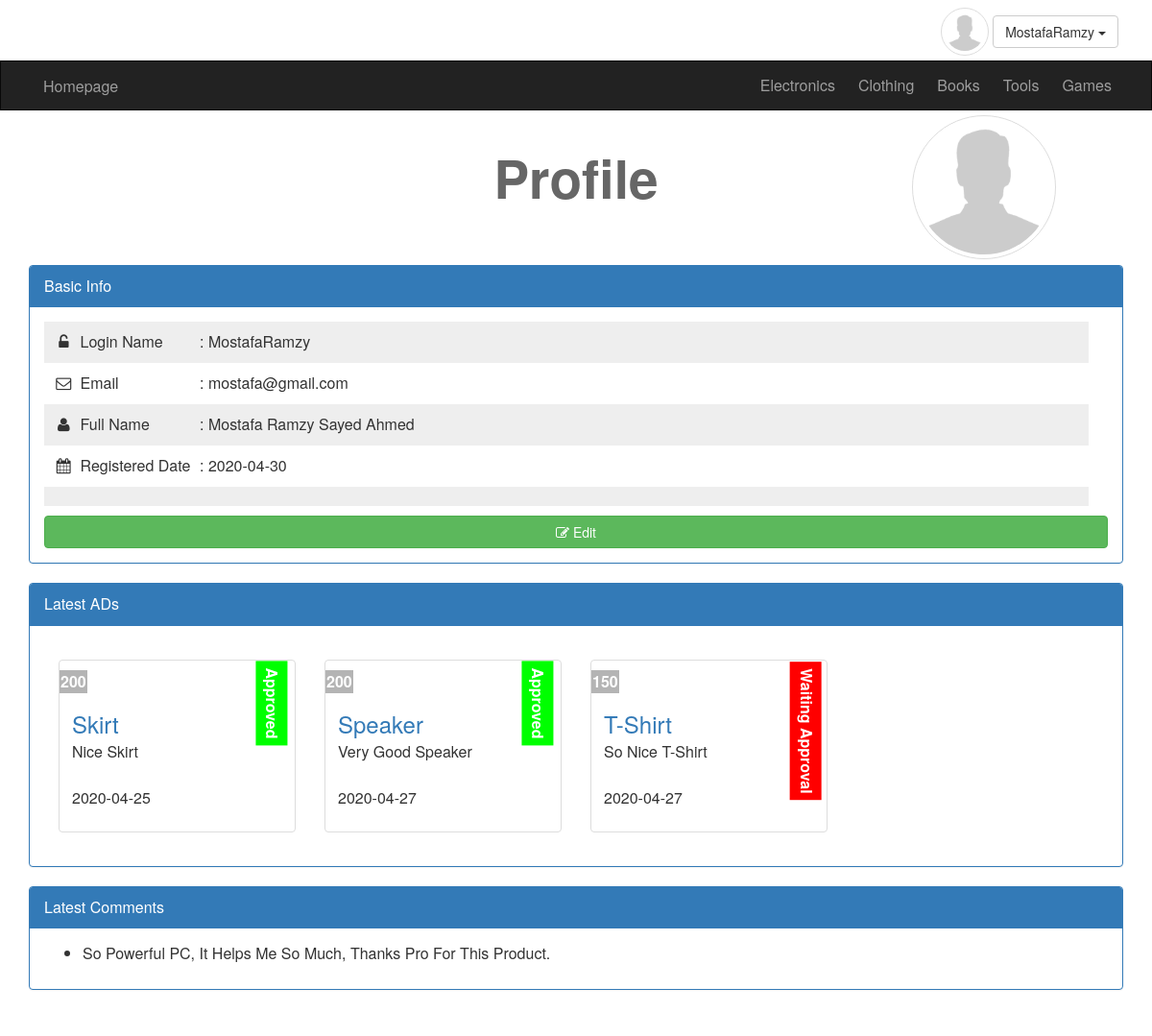
Screenshot of /profile.php?userid=71 (signed in) with the database file from the repository.
### tables this page shows
CREATE TABLE `users` (
  `UserID` int(11) NOT NULL,
  `Username` varchar(255) NOT NULL,
  `Email` varchar(255) NOT NULL,
  `Password` varchar(255) NOT NULL,
  `Fullname` varchar(255) NOT NULL,
  `GroupID` int(3) NOT NULL DEFAULT 0,
  `TrustStatus` int(3) NOT NULL DEFAULT 0,
  `RegistrationStatus` tinyint(4) NOT NULL DEFAULT 0,
  `Date` date NOT NULL,
  `UserImage` varchar(255) NOT NULL
);

CREATE TABLE `categories` (
  `CategoryID` int(11) NOT NULL,
  `CategoryParent` int(11) NOT NULL DEFAULT 0,
  `CategoryName` varchar(255) NOT NULL,
  `CategoryDescription` text NOT NULL,
  `CategoryOrder` int(11) DEFAULT NULL,
  `CategoryVisibility` tinyint(4) NOT NULL DEFAULT 0,
  `CategoryADs` tinyint(4) NOT NULL DEFAULT 0,
  `CategoryComments` tinyint(4) NOT NULL DEFAULT 0
);

CREATE TABLE `items` (
  `ItemID` int(11) NOT NULL,
  `ItemName` varchar(255) NOT NULL,
  `ItemDescription` text NOT NULL,
  `ItemPrice` text NOT NULL,
  `ItemDate` date NOT NULL,
  `ItemCountry` varchar(255) NOT NULL,
  `ItemImage` varchar(255) NOT NULL,
  `ItemStatus` varchar(255) NOT NULL,
  `ItemRating` smallint(6) NOT NULL,
  `ItemApproval` tinyint(4) NOT NULL DEFAULT 0,
  `ItemTags` varchar(255) NOT NULL,
  `User_ID` int(11) NOT NULL,
  `Category_ID` int(11) NOT NULL
);

CREATE TABLE `comments` (
  `CommentID` int(11) NOT NULL,
  `CommentContent` text NOT NULL,
  `CommentStatus` tinyint(4) NOT NULL,
  `Date` date NOT NULL,
  `Item_ID` int(11) NOT NULL,
  `User_ID` int(11) NOT NULL
);

### profile.php (the view, shortened to what this page needs)
<?php
include "includes/templates/navbar.php";
include "includes/templates/header.php";
if(isset($_SESSION['User']))
{
?>
<div class="container">
	<h1 class="text-center">Profile</h1>
</div>
<div class="profile-info">
	<div class="container">
	<div class="panel panel-primary">
		<div class="panel-heading">Basic Info</div>
		<div class="panel-body">
		<ul class='list-unstyled'>
<?php
	if(isset($_GET['userid']) && is_numeric($_GET['userid']))
		   {
			   $userid = intval($_GET['userid']);
		   }
	   else
		   {
			   $userid = 0;
		   }
$sql1 = "SELECT * FROM users WHERE UserID = '{$userid}' LIMIT 1";
$result1 = mysqli_query($conn, $sql1);
$rows1 = mysqli_fetch_all($result1,MYSQLI_ASSOC);
	foreach($rows1 as $row1)
	{
	if(! empty($row1['UserImage']))
	{
  echo "<img alt='Profile Picture' class='profile-image img-thumbnail img-circle' src='uploads\user_image\\" . $row1['UserImage'] ."'>";
	}
else
	{
		echo "<img alt='Profile Picture' class='profile-image img-thumbnail img-circle' src='uploads\user_image\\" . 'no_image.png' ."'>";
	}
		echo '<ul class="list-unstyled">';
					echo "<li>";
						echo '<i class="fa fa-unlock-alt fa-fw"></i>';
						echo '<span>Login Name</span> : '.$row1['Username'];
					echo "</li>";
					echo "<li>";
						echo '<i class="fa fa-envelope-o fa-fw"></i>';
						echo '<span>Email</span> : '.$row1['Email'];
					echo "</li>";
					echo "<li>";
						echo '<i class="fa fa-user fa-fw"></i>';
						echo '<span>Full Name</span> : '.$row1['Fullname'];
					echo "</li>";
					echo "<li>";
						echo '<i class="fa fa-calendar fa-fw"></i>';
						echo '<span>Registered Date</span> : '.$row1['Date'];
					echo "<li>";
		echo '</ul>';
	}
?>
		</ul>
<?php
		echo "<a href='profile_edit.php?userid=" . $row1['UserID'] . "'
										class='edit-profile btn btn-success'><i class='fa fa-edit'></i> Edit</a>";
?>
		</div>
	</div>
</div>
</div>
<div id="profile-ads" class="profile-ads">
<div class="container">
	<div class="panel panel-primary">
		<div class="panel-heading">Latest ADs</div>
		<div class="panel-body">
<?php
$sql2 = "SELECT * FROM items WHERE User_ID = '{$row1['UserID']}'";
$result2 = mysqli_query($conn, $sql2);
$rows2 = mysqli_fetch_all($result2,MYSQLI_ASSOC);
if (! empty($rows2))
{
	foreach($rows2 as $row2)
	{
		echo '<div class="col-sm-6 col-md-3">';
			echo '<div class="thumbnail item-box">';
				echo '<span class="price-tag">' . $row2['ItemPrice'] . '</span>';
		if($row2['ItemApproval'] == 0) {echo "<span class='not-approved'>Waiting Approval</span>";}
		else {echo "<span class='approved'>Approved</span>";}
				echo '<div class="caption">';
					echo "<h3><a href='item.php?itemid=" . $row2['ItemID'] . "'>". $row2['ItemName'] ."</a></h3>";
					echo '<p>' . $row2['ItemDescription'] . '</p>';
					echo "<p class='date'>" . $row2['ItemDate'] . '</p>';
				echo '</div>';
			echo '</div>';
		echo '</div>';
	}
}
else
{
	echo "<div class='text-center'>There Are No Items To Show, Create <a href='item_add'>New AD</a></div>";
}
?>
		</div>
	</div>
</div>
</div>
<div class="profile-comments">
<div class="container">
	<div class="panel panel-primary">
		<div class="panel-heading">Latest Comments</div>
		<div class="panel-body">
<?php
$sql3 = "SELECT * FROM comments WHERE User_ID = '{$row1['UserID']}' AND CommentStatus = 1";
$result3 = mysqli_query($conn, $sql3);
$rows3 = mysqli_fetch_all($result3,MYSQLI_ASSOC);
if (! empty($rows3))
{
	foreach($rows3 as $row3)
	{
		echo "<ul>";
		echo "<li>".$row3['CommentContent']."</li>";
		echo "</ul>";
	}
}
else
{
		echo "<div class='text-center'>There Are No Comments To Show</div>";
}
?>
		</div>
</div>
</div>
</div>
<?php
}
else
{
	header('location: login.php');
	exit();
}
	include "includes/templates/fotter.php";

### includes/templates/navbar.php (shortened to what this page needs)
<?php
if (isset($_SESSION['User'])) {
include "config.php";
$sql = "SELECT * FROM Users WHERE UserID = ". $_SESSION['UserID'];
$result = mysqli_query($conn, $sql);
echo  "<div class='container'>";
echo "<div class='upper-bar pull-right'>";
	  		$row = mysqli_fetch_assoc($result);
	  		if(! empty($row['UserImage']))
	{
  echo "<img alt='Profile Picture' class='my-image img-thumbnail img-circle' src='uploads\user_image\\" . $row['UserImage'] ."'>";
	}
else
	{
		echo "<img alt='Profile Picture' class='my-image img-thumbnail img-circle' src='uploads\user_image\\" . 'no_image.png' ."'>";
	}
				 ?>
				<div class="btn-group my-info">
					<span class="btn btn-default dropdown-toggle" data-toggle="dropdown">
						<?php echo $_SESSION['User'] ?>
						<span class="caret"></span>
					</span>
				</div>
				<?php
				} else {
			?>
			<a href="login.php" class="btn btn-primary login-signup pull-right">
				Login/Signup
			</a>
			<?php } ?>
		</div>
</div>
 <nav class="navbar navbar-inverse">
  <div class="container">
    <div class="collapse navbar-collapse" id="app-nav">
     <a href="index.php" class="pull-left homepage">Homepage</a>
      <ul class="nav navbar-nav navbar-right">
         <?php include "categories_navbar.php"; ?>
      </ul>
    </div>
  </div>
</nav>

### categories_navbar.php
<?php
include "config.php";
		  	  $sql = "SELECT * FROM categories WHERE CategoryParent = 0";
			  $result = mysqli_query($conn, $sql);
			  $rows = mysqli_fetch_all($result, MYSQLI_ASSOC);
		      foreach($rows as $row)
			 {
				echo "<li>";
				echo "<a href=categories.php?catid=";
				echo $row['CategoryID'];
				echo "&catname=";
				echo $row['CategoryName'];
				echo ">";
				echo $row['CategoryName'];
				echo "</a></li>";
			 }
?>

### layout/css/style.css (style rules this page uses)
body { background-color: #FFF; font-size: 16px; height: 3000px; }
h1 { font-size: 55px; margin: 40px 0; font-weight: bold; color: #666; }
.navbar { border-radius: 0; margin-bottom: 0; }
.nav > li > a, .navbar-brand { padding: 15px 12px; }
.homepage { margin-top: 15px; text-decoration: none !important; color: #9d9d9d; -webkit-transition: all 500ms; -moz-transition: all 500ms; -o-transition: all 500ms; -ms-transition: all 500ms; transition: all 500ms; }
.upper-bar { padding: 5px; margin-top: 3px; }
.navbar-inverse .navbar-nav > li > a { -webkit-transition: all 500ms; -moz-transition: all 500ms; -o-transition: all 500ms; -ms-transition: all 500ms; transition: all 500ms; }
.my-image { max-width: 50px; max-height: 50px; }
.item-box { position: relative; margin-top: 20px; }
.item-box .price-tag { background-color: #B4B4B4; padding: 1px; position: absolute; left: 0px; top: 10px; font-weight: bold; color: #FFF; }
.item-box .caption h3 a { position: relative; top: 20px; }
.item-box .caption p { margin-top: 25px; }
.thumbnail span.approved { font-weight: bold; background-color: #0F0; padding: 5px 7px; position: absolute; -webkit--moz-transform: rotate(90deg); -moz-transform: rotate(90deg); -o-transform: rotate(90deg); -ms-transform: rotate(90deg); transform: rotate(90deg); top: 28px; right: -20px; color: #FFF; }
.thumbnail span.not-approved { font-weight: bold; background-color: #F00; padding: 5px 7px; position: absolute; -webkit--moz-transform: rotate(90deg); -moz-transform: rotate(90deg); -o-transform: rotate(90deg); -ms-transform: rotate(90deg); transform: rotate(90deg); top: 57px; right: -50px; color: #FFF; }
.profile-info { margin-top: 20px }
.profile-info ul { padding: 0; margin: 0; }
.profile-info ul li { padding: 10px; }
.profile-image { max-width: 50px; max-height: 50px; }
.profile-info .profile-image { max-width: 150px; max-height: 150px; margin-bottom: 10px; position: absolute; right: 100px; top: 120px; }
.profile-info ul li i { display: inline-block; margin-right: 7px; }
.profile-info ul li { margin-right: 20px; }
.profile-info ul li:nth-child(odd) { background-color: #EEE; }
.profile-info ul li span { display: inline-block; width: 120px; }
.profile-info a { margin-top: 10px; }
a.edit-profile { display: block; }

### rows the page displays
users: UserImage (placeholder picture), Username "MostafaRamzy", Email "mostafa@gmail.com", Fullname "Mostafa Ramzy Sayed Ahmed", Date "2020-04-30"
categories: CategoryName "Electronics"
categories: CategoryName "Clothing"
categories: CategoryName "Books"
categories: CategoryName "Tools"
categories: CategoryName "Games"
items: ItemPrice "200", ItemApproval "Approved", ItemName "Skirt", ItemDescription "Nice Skirt", ItemDate "2020-04-25"
items: ItemPrice "200", ItemApproval "Approved", ItemName "Speaker", ItemDescription "Very Good Speaker", ItemDate "2020-04-27"
items: ItemPrice "150", ItemApproval "Waiting Approval", ItemName "T-Shirt", ItemDescription "So Nice T-Shirt", ItemDate "2020-04-27"
comments: CommentContent "So Powerful PC, It Helps Me So Much, Thanks Pro For This Product."

### other values shown
$_SESSION['User'] "MostafaRamzy"
